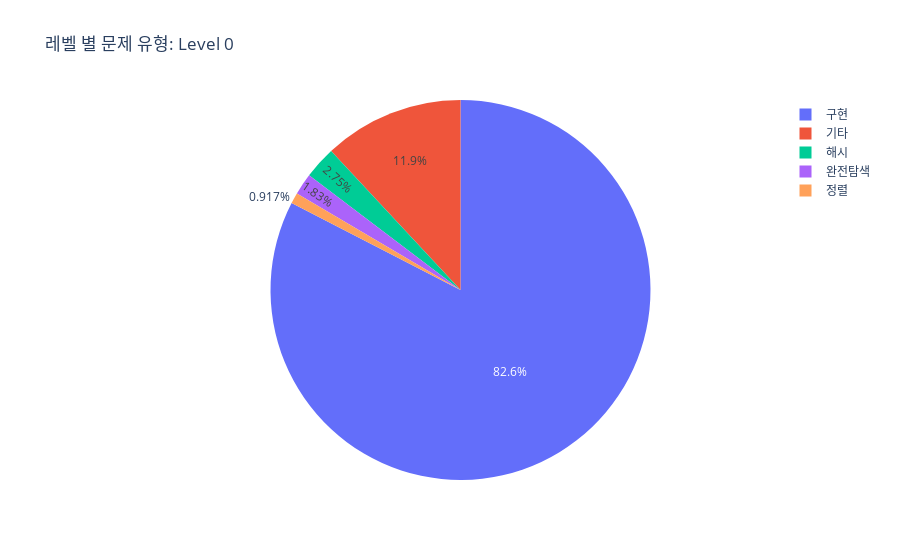

The cell this chart's notebook holds for it:
### Code cell
df = df.reset_index()
fig_df = df[df["level"] == "level0"]
fig = px.pie(fig_df, values = "file_name", names = "problem_type", title = "레벨 별 문제 유형: Level 0")
fig.write_html("레벨_문제_유형_level0.html")
fig

### Figure 1 — Plotly figure (JSON) as saved in the notebook; plotly's stock layout.template omitted (floating-point values rounded to 4 significant figures)
{"data": [{"domain": {"x": [0, 1], "y": [0, 1]}, "hovertemplate": "problem_type=%{label}<br>file_name=%{value}<extra></extra>", "labels": ["구현", "기타", "완전탐색", "정렬", "해시"], "legendgroup": "", "name": "", "showlegend": true, "type": "pie", "values": [90, 13, 2, 1, 3]}], "layout": {"autosize": true, "legend": {"tracegroupgap": 0}, "title": {"text": "레벨 별 문제 유형: Level 0"}}}
